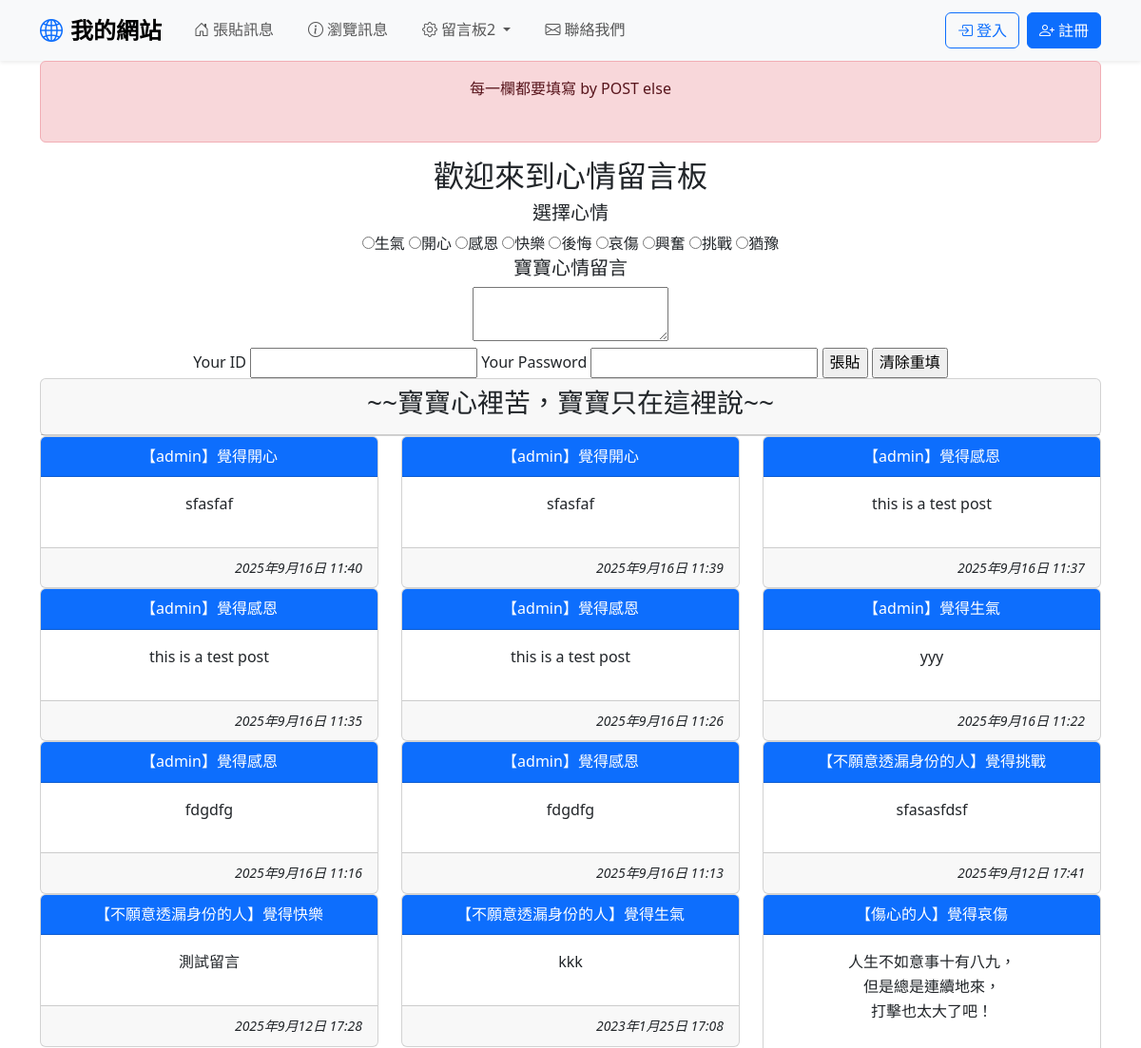
The app's page / (upper part), older data.
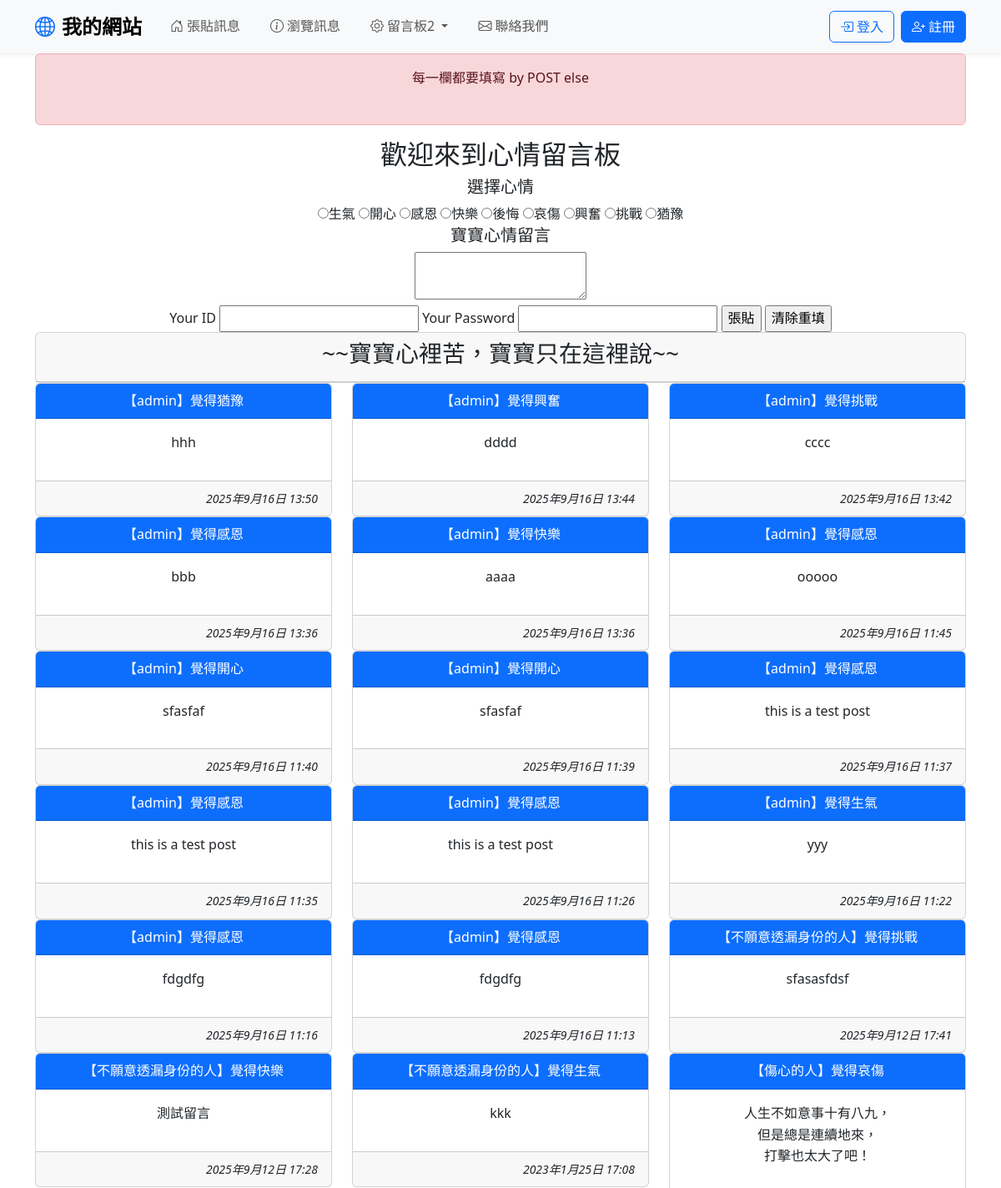
The same page, newer data.
### mysite/models.py (models this page shows, shortened)
class Mood(models.Model):
    status = models.CharField(max_length=10, null=False)

class Post(models.Model):
    mood = models.ForeignKey(Mood, on_delete=models.CASCADE)
    nickname = models.CharField(max_length=10, default='不願意透漏身份的人')
    message = models.TextField(null=False)
    del_pass = models.CharField(max_length=10)
    pub_time = models.DateTimeField(auto_now=True)
    enabled = models.BooleanField(default=False)

### mysite/views.py (the view)
# urls.py: path('', views.index, name='index'),
def index(request):
    posts = models.Post.objects.all().order_by('-pub_time')
    moods = models.Mood.objects.all()
    try:
        user_id = request.POST['user_id']
        user_pass = request.POST['user_pass']
        user_post = request.POST['user_post']
        user_mood = request.POST['mood']
        print('by view.index', user_id, user_pass, user_post, user_mood)
    except:
        user_id = None
        message = '每一欄都要填寫by POST except'
    if user_id != None:
        mood = models.Mood.objects.get(status = user_mood)
        post = models.Post(mood = mood, nickname = user_id, message = user_post, del_pass = user_pass)
        post.save()
        message = '張貼成功 by POST'
    else:
        message = '每一欄都要填寫 by POST else'
    return render(request, 'index_post.html', locals())

### templates/index_post.html (shortened to what this page needs)
{% extends "base.html" %}
{% block content %}
<div class='container' align=center>
        {% if message %}
    <div class='alert alert-danger'>
        {{ message }}<br><br>
    </div>
    {% endif %}
    <h2>歡迎來到心情留言板</h2>
    <form action="/" method="GET">
        <h5>選擇心情</h5>
        {% for m in moods %}
        <input type="radio" name="mood" value="{{ m.status }}">{{ m.status }}
        {% endfor %}
        <h5>寶寶心情留言</h5>
        <textarea name="user_post" id=""></textarea><br>
        <label for="user_id">Your ID</label>
        <input type="text" name="user_id" id="user_id">
        <label for="user_pass">Your Password</label>
        <input type="password" name="user_pass" id="user_pass">
        <input type="submit" value="張貼">
        <input type="reset" value="清除重填">
    </form>
    <div class='row'>
        <div class='col-md-12'>
            <div class='card'>
                <div class='card-header' align=center>
                <h3>~~寶寶心裡苦，寶寶只在這裡說~~</h3>
                </div>
            </div>
        </div>
    </div>
    <div class='row'>
        {% for p in posts %}
        <div class='col-sm-12 col-md-4'>
            <div class='card'>
                <div class='card-header text-white bg-primary'>【{{ p.nickname }}】覺得{{ p.mood.status }}</div>
                <div class='card-body'>{{ p.message | linebreaks }}</div>
                <div class='card-footer' align='right'>
                    <i><small>{{ p.pub_time }}</small></i>
                </div>
            </div>
        </div>
        {% empty %}
            目前沒有任何心情留言
        {% endfor %}
</div>
{% endblock content %}

Row changes from the older to the newer data that the page shows:
added Post: nickname "admin", mood.status "猶豫", message "hhh", pub_time "2025年9月16日 13:50"
added Post: nickname "admin", mood.status "興奮", message "dddd", pub_time "2025年9月16日 13:44"
added Post: nickname "admin", mood.status "挑戰", message "cccc", pub_time "2025年9月16日 13:42"
added Post: nickname "admin", mood.status "感恩", message "bbb", pub_time "2025年9月16日 13:36"
added Post: nickname "admin", mood.status "快樂", message "aaaa", pub_time "2025年9月16日 13:36"
added Post: nickname "admin", mood.status "感恩", message "ooooo", pub_time "2025年9月16日 11:45"
